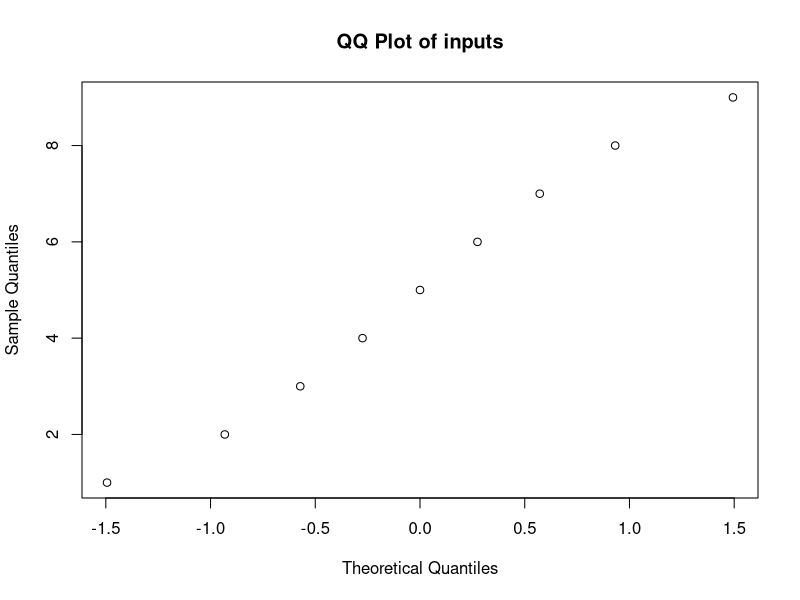
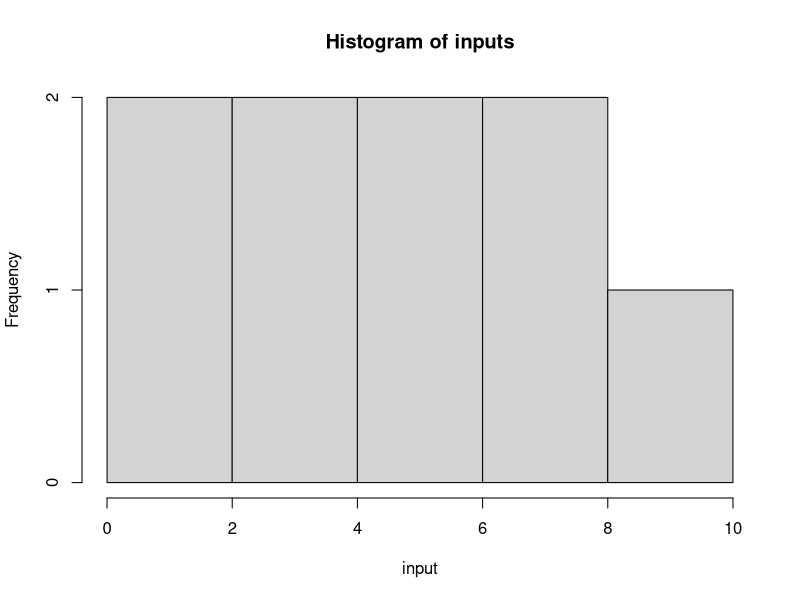

R code for these plots, in order:
## ---- chunk 1
input = c(1,2,3,4,5,6,7,8,9)
summary(input)
qqnorm(input, main="QQ Plot of inputs")
hist(input, main="Histogram of inputs")



